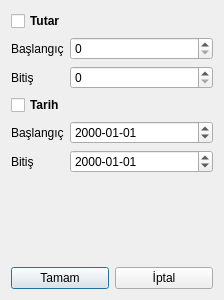
<?xml version="1.0" encoding="UTF-8"?>
<ui version="4.0">
 <class>kistasdigergider</class>
 <widget class="QDialog" name="kistasdigergider">
  <property name="geometry">
   <rect>
    <x>0</x>
    <y>0</y>
    <width>224</width>
    <height>300</height>
   </rect>
  </property>
  <property name="windowTitle">
   <string>Dialog</string>
  </property>
  <layout class="QGridLayout" name="gridLayout_3">
   <item row="0" column="0" colspan="2">
    <layout class="QFormLayout" name="formLayout">
     <property name="fieldGrowthPolicy">
      <enum>QFormLayout::AllNonFixedFieldsGrow</enum>
     </property>
     <item row="0" column="0" colspan="2">
      <layout class="QGridLayout" name="gridLayout">
       <item row="0" column="0" colspan="2">
        <widget class="QCheckBox" name="cbTutar">
         <property name="font">
          <font>
           <weight>75</weight>
           <bold>true</bold>
          </font>
         </property>
         <property name="text">
          <string>Tutar</string>
         </property>
        </widget>
       </item>
       <item row="1" column="0">
        <widget class="QLabel" name="lblTutarBaslangic">
         <property name="sizePolicy">
          <sizepolicy hsizetype="Maximum" vsizetype="Preferred">
           <horstretch>0</horstretch>
           <verstretch>0</verstretch>
          </sizepolicy>
         </property>
         <property name="text">
          <string>Başlangıç</string>
         </property>
        </widget>
       </item>
       <item row="2" column="0">
        <widget class="QLabel" name="lblTutarBitis">
         <property name="sizePolicy">
          <sizepolicy hsizetype="Maximum" vsizetype="Preferred">
           <horstretch>0</horstretch>
           <verstretch>0</verstretch>
          </sizepolicy>
         </property>
         <property name="text">
          <string>Bitiş</string>
         </property>
        </widget>
       </item>
       <item row="2" column="1">
        <widget class="QSpinBox" name="sbTutarBitis">
         <property name="maximum">
          <number>999999999</number>
         </property>
         <property name="singleStep">
          <number>100</number>
         </property>
        </widget>
       </item>
       <item row="1" column="1">
        <widget class="QSpinBox" name="sbTutarBaslangic">
         <property name="maximum">
          <number>999999999</number>
         </property>
         <property name="singleStep">
          <number>100</number>
         </property>
        </widget>
       </item>
      </layout>
     </item>
     <item row="1" column="0" colspan="2">
      <layout class="QGridLayout" name="gridLayout_2">
       <item row="0" column="0" colspan="2">
        <widget class="QCheckBox" name="cbTarih">
         <property name="font">
          <font>
           <weight>75</weight>
           <bold>true</bold>
          </font>
         </property>
         <property name="text">
          <string>Tarih</string>
         </property>
        </widget>
       </item>
       <item row="1" column="0">
        <widget class="QLabel" name="lblTarihBaslangic">
         <property name="sizePolicy">
          <sizepolicy hsizetype="Maximum" vsizetype="Preferred">
           <horstretch>0</horstretch>
           <verstretch>0</verstretch>
          </sizepolicy>
         </property>
         <property name="text">
          <string>Başlangıç</string>
         </property>
        </widget>
       </item>
       <item row="2" column="0">
        <widget class="QLabel" name="lblTarihBitis">
         <property name="sizePolicy">
          <sizepolicy hsizetype="Maximum" vsizetype="Preferred">
           <horstretch>0</horstretch>
           <verstretch>0</verstretch>
          </sizepolicy>
         </property>
         <property name="text">
          <string>Bitiş</string>
         </property>
        </widget>
       </item>
       <item row="1" column="1">
        <widget class="QDateEdit" name="dtBaslangic">
         <property name="displayFormat">
          <string>yyyy-MM-dd</string>
         </property>
        </widget>
       </item>
       <item row="2" column="1">
        <widget class="QDateEdit" name="dtBitis">
         <property name="displayFormat">
          <string>yyyy-MM-dd</string>
         </property>
        </widget>
       </item>
      </layout>
     </item>
    </layout>
   </item>
   <item row="1" column="0">
    <widget class="QPushButton" name="btnTamam">
     <property name="text">
      <string>Tamam</string>
     </property>
    </widget>
   </item>
   <item row="1" column="1">
    <widget class="QPushButton" name="btnIptal">
     <property name="text">
      <string>İptal</string>
     </property>
    </widget>
   </item>
  </layout>
 </widget>
 <resources/>
 <connections/>
</ui>
